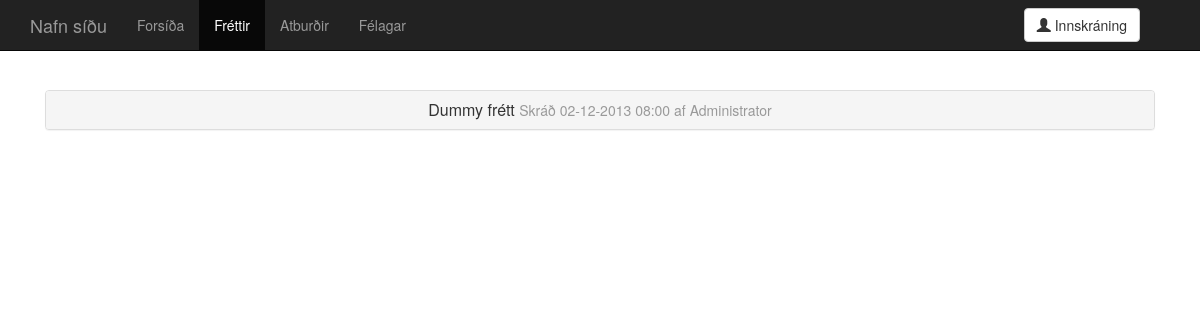
Page /news.php on the committed database.
### tables this page shows
CREATE TABLE 'news' (
  'news_id' integer NOT NULL,
  'title' text,
  'description' text,
  'date_created' integer,
  'date_edited' integer,
  'creator' integer,
  'last_editor' integer,
  PRIMARY KEY ('news_id')
);

CREATE TABLE 'users' (
  'user_id' integer NOT NULL,
  'name' text,
  'post' text NOT NULL UNIQUE,
  'pass' text,
  'privileges' numeric,
  'phone_nr' text,
  PRIMARY KEY ('user_id')
);

### news.php (the view, shortened to what this page needs)
<?php
require_once "php/head.php";
?>
<!DOCTYPE html>
<html lang="is">
  <head>
    <link href="dist/css/bootstrap.css" rel="stylesheet">
    <link href="css/main.css" rel="stylesheet">
  </head>
  <body>
<?php
require_once "parts/navbar.php";
?>
    <div class="container">
      <div class="starter-template">
 <?php
$temp_counter = 0;
$result = $db->query("SELECT news_id,title,description,date_created,date_edited,creator,last_editor FROM news ORDER BY date_created desc;");
foreach($result as $row_data) {
  $temp_counter++;
  $news_id = $row_data["news_id"];
  $title = $row_data["title"];
  $date_created = date("d-m-Y H:i", $row_data["date_created"]);
  $date_edited = date("d-m-Y H:i", $row_data["date_edited"]);
  $description = nl2br($row_data["description"]);
  $creator_id = $row_data["creator"];
  $editor_id = $row_data["last_editor"];
  $creator_statement = $db->prepare("SELECT name FROM users WHERE user_id = :user_id");
  $creator_statement->execute(array('user_id' => $creator_id));
  $creator_name_result = $creator_statement->fetchAll();
  $creator_name = $creator_name_result[0]["name"];
  $editor_statement = $db->prepare("SELECT name FROM users WHERE user_id = :user_id");
  $editor_statement->execute(array('user_id' => $editor_id));
  $editor_result = $editor_statement->fetchAll();
  $editor_name = $editor_result[0]["name"];
  $changebutton = "";
  echo <<<_END
      <div class="panel-group" id="accordion">
        <div class="panel panel-default">
          <div class="panel-heading">
          <h3 class="panel-title">
            <a class="accordion-toggle" data-toggle="collapse" data-parent="#accordion" href="#collapse$temp_counter">
              $title <small>Skráð $date_created af $creator_name</small>
            </a>
          </h3>
          </div>
          <div id="collapse$temp_counter" class="panel-collapse collapse">
            <div class="panel-body">
              <p>
              $description
              </p>
              <p>
              <small>Síðast breytt: $date_edited af $editor_name</small>
              </p>
              <p><a class="btn btn-default" href="news.single.php?id=$news_id">Skoða sem staka frétt &raquo;</a></p>
              $changebutton
            </div>
          </div>
        </div>
      </div>
      </div>
_END;
}
?>
    </div>
  </body>
</html>

### css/main.css (style rules this page uses)
body { padding-top: 50px; }
.starter-template { padding: 40px 15px; text-align: center; }

### rows in the picture
news: title "Dummy frétt", date_created "02-12-2013 08:00", users.name "Administrator"

### other values in the picture
$website_name "Nafn síðu"
